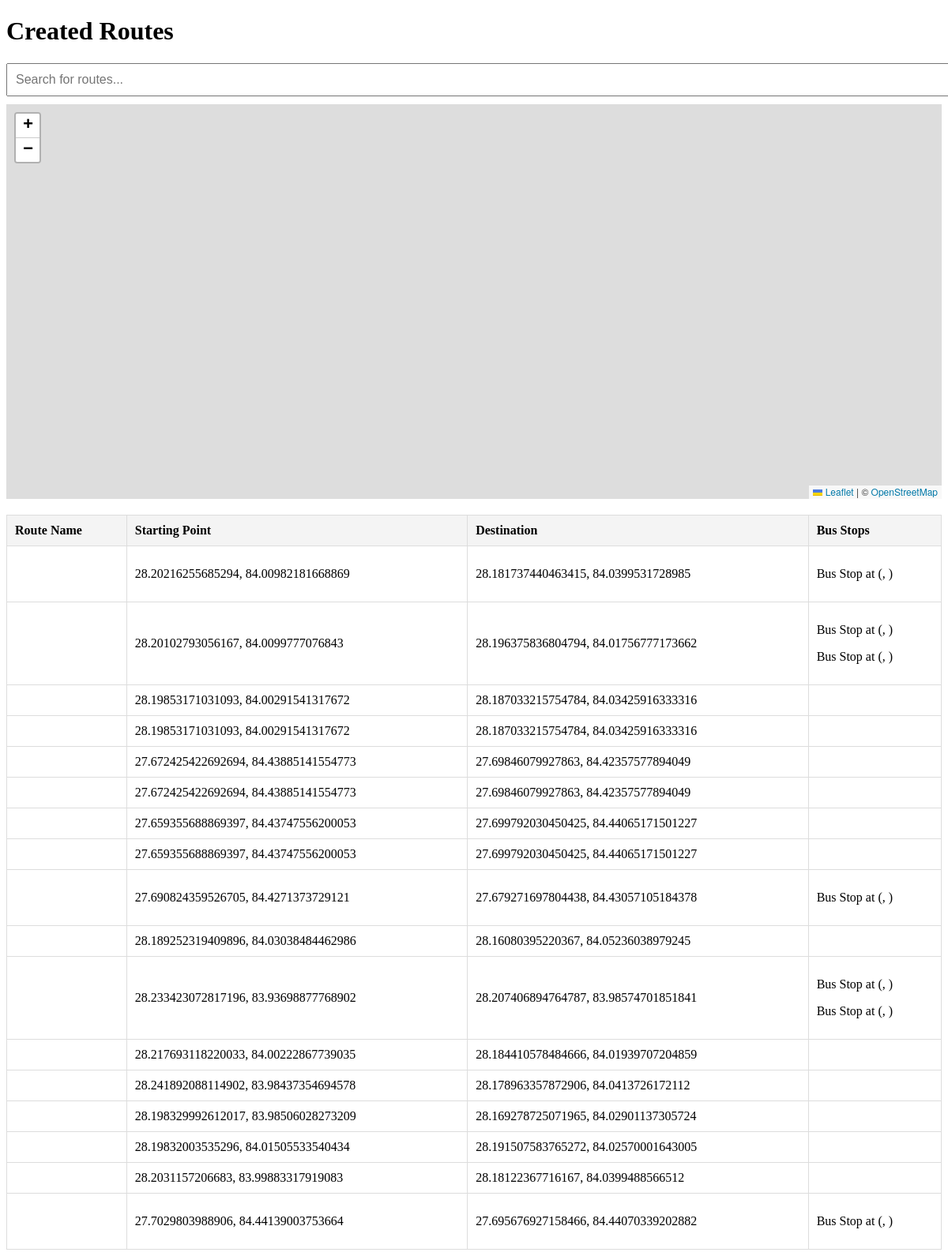
The page /route_manager/routes/ on the database its author committed.
### route_manager/models.py (models this page shows, shortened)
class Route(models.Model):
    route_name = models.CharField(max_length=255)
    starting_point = models.CharField(max_length=255)
    destination = models.CharField(max_length=255)
    route_data = models.TextField()

class BusStop(models.Model):
    name = models.CharField(max_length=255)
    latitude = models.FloatField()
    longitude = models.FloatField()
    route = models.ForeignKey(Route, on_delete=models.CASCADE, related_name='bus_stops')

### route_manager/views.py (the view)
# urls.py: path('routes/', views.route_list, name='route_list'),  # Added route list
def route_list(request):
    routes = Route.objects.all()
    bus_stops = BusStop.objects.all()
    return render(request, 'route_manager/routelist.html', {
        'routes': routes,
        'bus_stops': bus_stops,
    })

### route_manager/templates/route_manager/routelist.html (shortened to what this page needs)
<!DOCTYPE html>
<html lang="en">
<head>
    <link rel="stylesheet" href="https://unpkg.com/leaflet@1.7.1/dist/leaflet.css" />
</head>
<body>
<h1>Created Routes</h1>
<input type="text" id="searchBox" placeholder="Search for routes..." onkeyup="filterRoutes()">
<div id="map"></div>
<table id="routeTable">
    <thead>
        <tr>
            <th>Route Name</th>
            <th>Starting Point</th>
            <th>Destination</th>
            <th>Bus Stops</th>
        </tr>
    </thead>
    <tbody>
        {% for route in routes %}
        <tr id="route-{{ route.id }}" onclick="showBusStops({{ route.id }})">
            <td>{{ route.name }}</td>
            <td>{{ route.starting_point }}</td>
            <td>{{ route.destination }}</td>
            <td>
                {% for bus_stop in route.bus_stops.all %}
                    <p>Bus Stop at ({{ bus_stop.lat }}, {{ bus_stop.lon }})</p>
                {% endfor %}
            </td>
        </tr>
        {% empty %}
        <tr>
            <td colspan="4">No routes created yet.</td>
        </tr>
        {% endfor %}
    </tbody>
</table>
<link rel="stylesheet" href="https://unpkg.com/leaflet-routing-machine/dist/leaflet-routing-machine.css" />
</body>
</html>

### route_manager/templates/route_manager/routelist.html (style rules this page uses)
table { width: 100%; border-collapse: collapse; }
th, td { padding: 10px; border: 1px solid #ddd; text-align: left; }
th { background-color: #f4f4f4; }
#map { height: 500px; width: 100%; margin-bottom: 20px; }
#searchBox { width: 100%; padding: 10px; margin-bottom: 10px; font-size: 16px; }

### rows shown on the page
Route: starting_point "28.20216255685294, 84.00982181668869", destination "28.181737440463415, 84.0399531728985"
Route: starting_point "28.20102793056167, 84.0099777076843", destination "28.196375836804794, 84.01756777173662"
Route: starting_point "28.19853171031093, 84.00291541317672", destination "28.187033215754784, 84.03425916333316"
Route: starting_point "28.19853171031093, 84.00291541317672", destination "28.187033215754784, 84.03425916333316"
Route: starting_point "27.672425422692694, 84.43885141554773", destination "27.69846079927863, 84.42357577894049"
Route: starting_point "27.672425422692694, 84.43885141554773", destination "27.69846079927863, 84.42357577894049"
Route: starting_point "27.659355688869397, 84.43747556200053", destination "27.699792030450425, 84.44065171501227"
Route: starting_point "27.659355688869397, 84.43747556200053", destination "27.699792030450425, 84.44065171501227"
Route: starting_point "27.690824359526705, 84.4271373729121", destination "27.679271697804438, 84.43057105184378"
Route: starting_point "28.189252319409896, 84.03038484462986", destination "28.16080395220367, 84.05236038979245"
Route: starting_point "28.233423072817196, 83.93698877768902", destination "28.207406894764787, 83.98574701851841"
Route: starting_point "28.217693118220033, 84.00222867739035", destination "28.184410578484666, 84.01939707204859"
Route: starting_point "28.241892088114902, 83.98437354694578", destination "28.178963357872906, 84.0413726172112"
Route: starting_point "28.198329992612017, 83.98506028273209", destination "28.169278725071965, 84.02901137305724"
Route: starting_point "28.19832003535296, 84.01505533540434", destination "28.191507583765272, 84.02570001643005"
Route: starting_point "28.2031157206683, 83.99883317919083", destination "28.18122367716167, 84.0399488566512"
Route: starting_point "27.7029803988906, 84.44139003753664", destination "27.695676927158466, 84.44070339202882"
